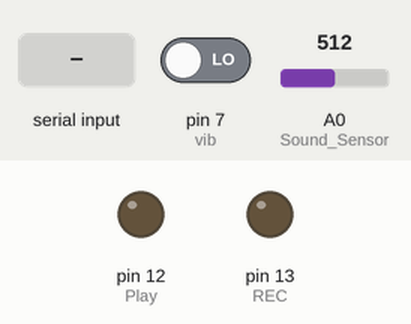
This sketch was run on a simulated Arduino Uno, built with avr-gcc and run on an emulated ATmega328P. On the bench: output pins drawn as LEDs (lit = HIGH). The inputs (shaded band) are chosen by the test bench; at power-on: pin 7 (vib) LOW, A0 (Sound_Sensor) = 512. The local clock reads 2024-03-15 10:24:30 at power-on unless the sketch sets it; what the sketch prints to the serial monitor is not drawn.

Above: at 1.2 s.
1.3 s: "R\n" received over Serial
At 3.0 s:
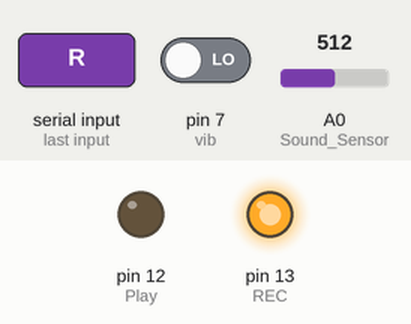
5.7 s: "S\n" received over Serial
At 7.7 s:
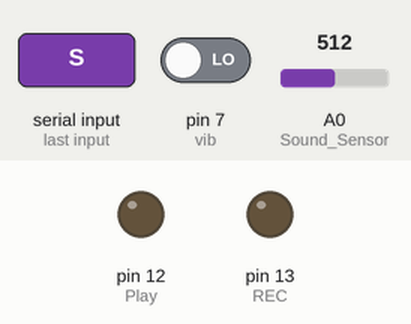
Timing chart, 0 to 9.2 s (numbered marks = the images above; inputs shaded):
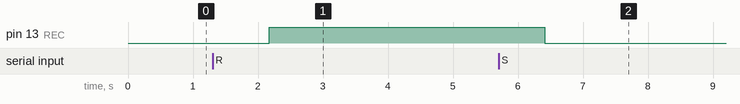

The sketch:

sketch_sep13b.ino
```cpp
#include <DS1302.h>
//RTC
#define SCK_PIN 4
#define IO_PIN 3
#define RST_PIN 2
//녹음기
int REC = 13;
int Play =12;
//사운드센서
int Sound_Sensor = A0;
int Sensor_val;
//진동감지센서
int vib = 7;
//RTC
DS1302 rtc(RST_PIN,IO_PIN,SCK_PIN);


void setup() {

  Serial.begin(9600);
  digitalWrite(11,HIGH);

  //RTC
  rtc.halt(false);
  rtc.writeProtect(false);
  rtc.setDOW(WEDNESDAY);
  rtc.setTime(11,58,50);
  rtc.setDate(13,9,2017);
  //ISD
  pinMode(REC,OUTPUT);
  pinMode(Play,OUTPUT);
  Serial.println(" R : Start record");
  Serial.println(" S : Stop to record");
  Serial.println(" P : recorded sound play");
  Serial.println(" s : recorded sound is stopped to played");

}

void loop() {

  // 사운드센서
   Sensor_val = analogRead(Sound_Sensor);

   if(Sensor_val > 600) {
   Serial.print(Sensor_val);
   Serial.print("\n");
   delay(20);
  }

  //진동감지센서
  long measurement = TP_init();
  delay(50);

  //ISD
  while(Serial.available()){
    switch(Serial.read()){
      case 'R':
      digitalWrite(REC,HIGH);
      break;
      case 'S':
      digitalWrite(REC,LOW);
      break;
      case 'P':
      digitalWrite(Play,HIGH);
      digitalWrite(Play,LOW);
      break;
      case 's':
      digitalWrite(Play,LOW);
      break;
    }
  }
}
//진동감지센서
long TP_init(){
  delay(10);
  long measurement = pulseIn(vib,HIGH);
  return measurement;
}
```

Measured:
- after the input at 1.3 s, pin 13 (REC): LOW → HIGH after 0.87 s
- after the input at 5.7 s, pin 13 (REC): HIGH → LOW after 0.71 s
